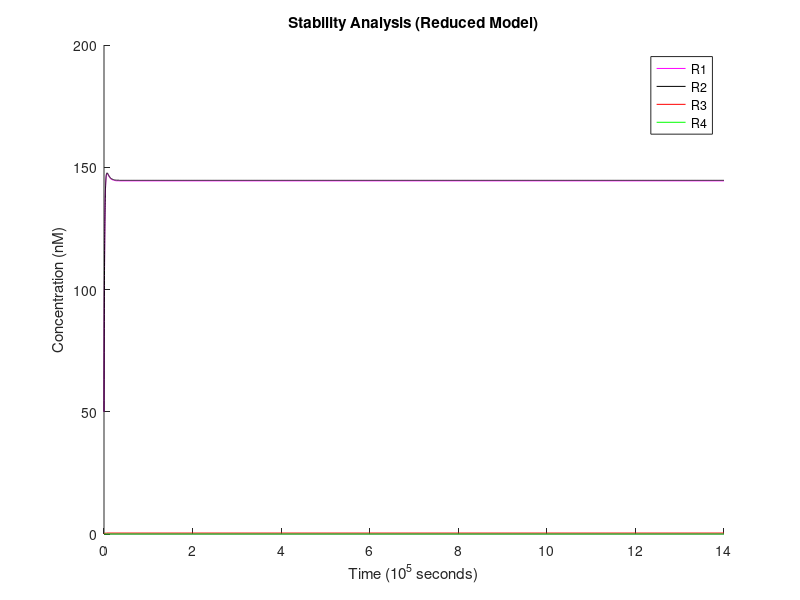
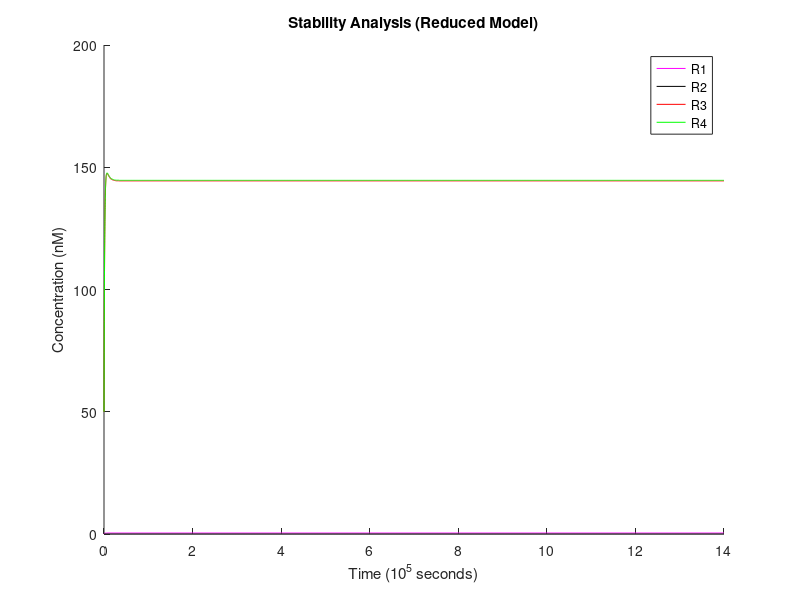
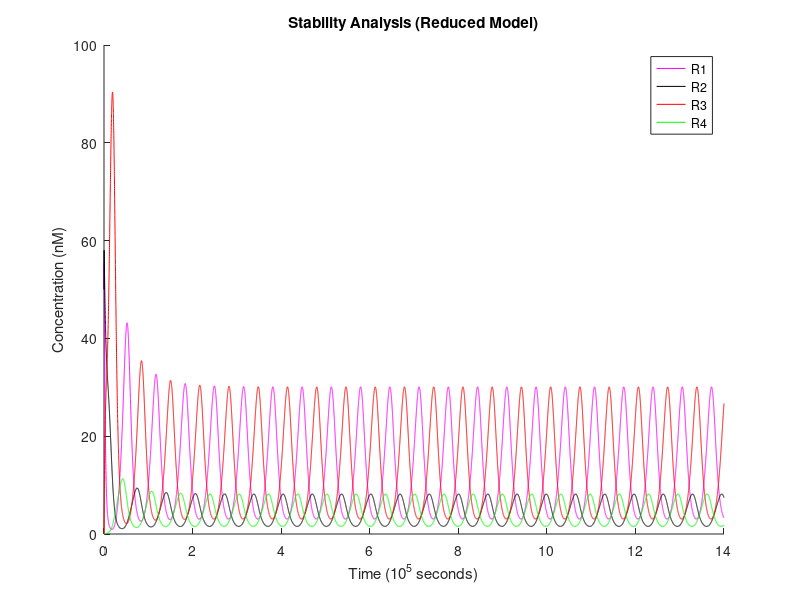
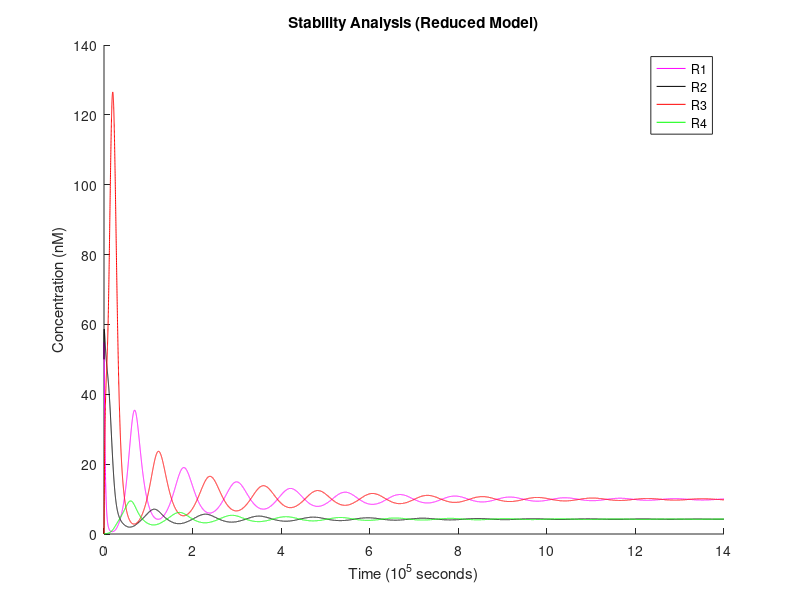

The MATLAB source for these figures, in order:
% ============================== OCTAVE SETUP ==================================
    clear;
    format long;


% ========================== MODEL REACTION RATES ==============================

    % translation rates (1/s)
    Kt_R1 = 6e-4;
    Kt_R2 = 6e-4;
    Kt_R3 = 6e-4;
    Kt_R4 = 6e-4;

    % mRNA degradation rates (1/s)
    Kd_mR1P1 = 2.5e-3;
    Kd_mR4P1 = 2.5e-3;
    Kd_mR2P2 = 2.5e-3;
    Kd_mR3P2 = 2.5e-3;
    Kd_mR1P3 = 2.5e-3;
    Kd_mR2P4 = 2.5e-3;
    Kd_mR3P5 = 2.5e-3;
    Kd_mR4P6 = 2.5e-3;

    % protein degradation rates (1/s)
    Kd_R1 = 4e-4;
    Kd_R2 = 4e-4;
    Kd_R3 = 4e-4;
    Kd_R4 = 4e-4;

    % maximum/unrepressed transcription rates (M/s)
    Kb_P1 = 4e-10;
    Kb_P2 = 4e-10;
    Kb_P3 = 4e-10;
    Kb_P4 = 4e-10;
    Kb_P5 = 4e-10;
    Kb_P6 = 4e-10;

    % basal/leakage transcription rates (M/s)
    Kc_P1 = 0;
    Kc_P2 = 0;
    Kc_P3 = 0;
    Kc_P4 = 0;
    Kc_P5 = 0;
    Kc_P6 = 0;

    % Hill coefficients (scalar)
    Na_P1 = 1.3;
    Na_P2 = 1.3;
    Nr_R2P1 = 1.3;
    Nr_R4P2 = 1.3;
    Nr_R3P3 = 1.3;
    Nr_R3P4 = 1.3;
    Nr_R4P4 = 1.3;
    Nr_R1P5 = 1.3;
    Nr_R1P6 = 1.3;
    Nr_R2P6 = 1.3;

    % Hill activation constants (M)
    Ka_P1 = 2e-8;
    Ka_P2 = 2e-8;

    % Hill repression constants (M)
    Kr_R2P1 = 6e-10;
    Kr_R4P2 = 6e-10;
    Kr_R3P3 = 6e-10;
    Kr_R3P4 = 6e-10;
    Kr_R4P4 = 6e-10;
    Kr_R1P5 = 6e-10;
    Kr_R1P6 = 6e-10;
    Kr_R2P6 = 6e-10;


% ============================ INPUT PARAMETERS ================================

    % time settings
    dt = 60;                     % 1 minute timesteps
    simulation = 0 : dt : 1.4e6; % simulation length control

    % input vector
    Is = zeros(1, length(simulation));

    % reaction initial conditions for each run
    multiI   = 1e-9 * [0.1, 0.1, 5 , 7.5, 10, 10]; % constant input concentration
    multiR12 = 1e-9 * [50 , 0  , 50, 50 , 50, 0 ];
    multiR34 = 1e-9 * [0  , 50 , 0 , 0  , 0 , 50];


% ================================ MULTISIM ====================================

    % precompute loop invariants and reduced coefficients
    a1 = Kt_R1 * Kb_P1 / Kd_mR1P1;
    a2 = Kt_R1 * Kb_P3 / Kd_mR1P3;
    b1 = Kt_R2 * Kb_P2 / Kd_mR2P2;
    b2 = Kt_R2 * Kb_P4 / Kd_mR2P4;
    c1 = Kt_R3 * Kb_P2 / Kd_mR3P2;
    c2 = Kt_R3 * Kb_P5 / Kd_mR3P5;
    d1 = Kt_R4 * Kb_P1 / Kd_mR4P1;
    d2 = Kt_R4 * Kb_P6 / Kd_mR4P6;
    Ka_P1 ^= Na_P1;
    Ka_P2 ^= Na_P2;
    Kr_R2P1 ^= Nr_R2P1;
    Kr_R4P2 ^= Nr_R4P2;
    Kr_R3P3 ^= Nr_R3P3;
    Kr_R3P4 ^= Nr_R3P4;
    Kr_R4P4 ^= Nr_R4P4;
    Kr_R1P5 ^= Nr_R1P5;
    Kr_R1P6 ^= Nr_R1P6;
    Kr_R2P6 ^= Nr_R2P6;

    % abstractions for activation & repression Hill-function
    % these consider K^n is being passed in already precomputed
    function y = Ha(X, n, Kn)
        Xn = X^n;
        y = Xn / (Kn + Xn);
    endfunction
    function y = Hr(X, n, Kn)
        y = 1 / (1 + (X^n / Kn));
    endfunction

    % for each set of parameters, make a simulation run and display its results
    for sim = 1 : length(multiI)

        % set initial state concentrations
        Is(:) = multiI(sim);
        R1 = multiR12(sim);
        R2 = multiR12(sim);
        R3 = multiR34(sim);
        R4 = multiR34(sim);

        % preallocate arrays to store concentrations over time
        R1s = zeros(1, length(simulation));
        R2s = zeros(1, length(simulation));
        R3s = zeros(1, length(simulation));
        R4s = zeros(1, length(simulation));

        % actual simulation
        for t = 1 : length(simulation)

            % store current state
            R1s(t) = R1;
            R2s(t) = R2;
            R3s(t) = R3;
            R4s(t) = R4;

            % common subexpression optimization (used below)
            activationP1 = Ha(Is(t), Na_P1, Ka_P1);
            repressionP1 = Hr(R2, Nr_R2P1, Kr_R2P1);
            activationP2 = Ha(Is(t), Na_P2, Ka_P2);
            repressionP2 = Hr(R4, Nr_R4P2, Kr_R4P2);

            % compute variation
            dR1dt = Kc_P1+Kc_P3 + a1*activationP1*repressionP1 + a2*Hr(R3, Nr_R3P3, Kr_R3P3) - Kd_R1*R1;
            dR2dt = Kc_P2+Kc_P4 + b1*activationP2*repressionP2 + b2*Hr(R3, Nr_R3P4, Kr_R3P4)*Hr(R4, Nr_R4P4, Kr_R4P4) - Kd_R2*R2;
            dR3dt = Kc_P2+Kc_P5 + c1*activationP2*repressionP2 + c2*Hr(R1, Nr_R1P5, Kr_R1P5) - Kd_R3*R3;
            dR4dt = Kc_P1+Kc_P6 + d1*activationP1*repressionP1 + d2*Hr(R1, Nr_R1P6, Kr_R1P6)*Hr(R2, Nr_R2P6, Kr_R2P6) - Kd_R4*R4;

            % apply state changes
            R1 += dR1dt * dt;
            R2 += dR2dt * dt;
            R3 += dR3dt * dt;
            R4 += dR4dt * dt;

        endfor

        figure; % plot each graphic on a separate window
        hold on;

        % scale data for easier visualization
        timescale = 1e5;
        quantscale = 1e-9;
        x = simulation / timescale;
        yR1 = R1s / quantscale;
        yR2 = R2s / quantscale;
        yR3 = R3s / quantscale;
        yR4 = R4s / quantscale;

        % plot results
        plot(x,yR1,'-m;R1;', x,yR2,'-k;R2;', x,yR3,'-r;R3;', x,yR4,'-g;R4;');
        xlabel("Time (10^5 seconds)");
        ylabel("Concentration (nM)");
        title("Stability Analysis (Reduced Model)");

        hold off;

    endfor
    a = input("\nPress enter to exit ");
